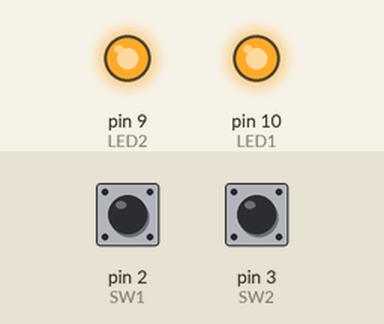
This sketch was run on a simulated Arduino Uno, built with avr-gcc and run on an emulated ATmega328P. Shown: output pins drawn as LEDs (lit = HIGH). The test bench sets the inputs (shaded band); at power-on: pin 2 (SW1) HIGH, pin 3 (SW2) HIGH.

Above: at 1.2 s.
1.3 s: pin 2 (SW1) pulled LOW for 0.15 s
At 1.9 s:
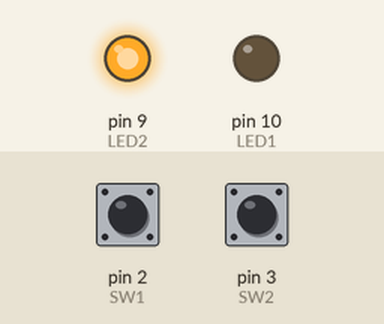
2.9 s: pin 3 (SW2) pulled LOW for 0.15 s
At 4.2 s:
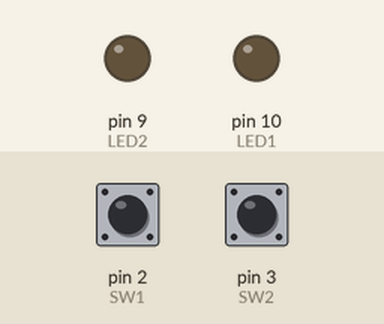
4.5 s: pin 2 (SW1) pulled LOW for 1 s
At 6.7 s:
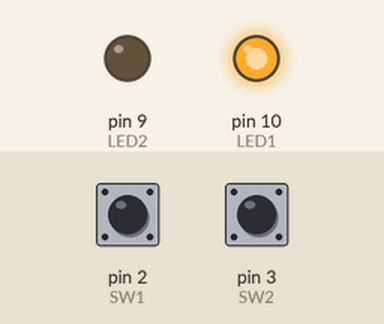
7.0 s: pin 2 (SW1) pulled LOW for 3.2 s
At 11.4 s:
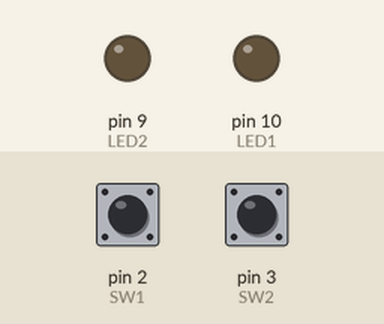
11.7 s: pin 3 (SW2) pulled LOW for 1 s
At 13.5 s:
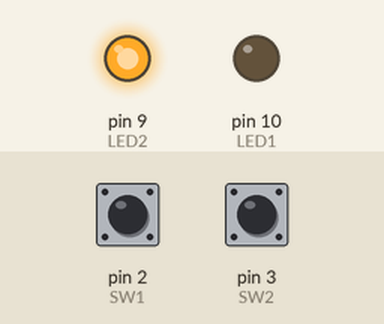
Timing chart, 0 to 15.0 s (numbered marks = the images above; inputs shaded):
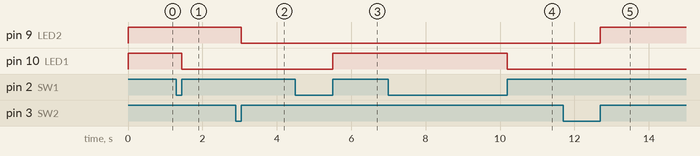

The sketch:

10_LED_SW_cntl_edge_interrupt.ino
```cpp
// 스위치를 눌러서 LED를 제어하라.
// 누르면 켜지고, 떼면 꺼지고.
const int LED1 = 10, LED2 = 9;
const int SW1 = 2, SW2 = 3;
int flag_led1 = 0, flag_led2 = 0;   // 0:OFF, 1:ON
int cnt = 0;

// 사용자 함수
void sw1_Pressed(){
  if(flag_led1 == 0){
    digitalWrite(LED1, LOW);   // LED ON
    flag_led1 = 1;
  }
  else{
    digitalWrite(LED1, HIGH);   // LED OFF
    flag_led1 = 0;
  }
}

void sw2_Pressed(){
  if(flag_led2 == 0){
    digitalWrite(LED2, LOW);   // LED ON
    flag_led2 = 1;
  }
  else{
    digitalWrite(LED2, HIGH);   // LED OFF
    flag_led2 = 0;
  }
}

void setup() {
  // put your setup code here, to run once:
  Serial.begin(115200);
  pinMode(LED1, OUTPUT);
  pinMode(LED2, OUTPUT);
  pinMode(SW1, INPUT);
  pinMode(SW2, INPUT);

  digitalWrite(LED1, HIGH);    // LED 상태 초기화
  digitalWrite(LED2, HIGH);    // LED 상태 초기화

  // 인터럽트 설정
  attachInterrupt(digitalPinToInterrupt(SW1), sw1_Pressed, RISING);
  attachInterrupt(digitalPinToInterrupt(SW2), sw2_Pressed, RISING);
}

void loop() {
  // put your main code here, to run repeatedly:

}
```

Measured:
- after the input at 1.3 s, pin 10 (LED1): HIGH → LOW after 0.15 s
- after the input at 2.9 s, pin 9 (LED2): HIGH → LOW after 0.15 s
- after the input at 4.5 s, pin 10 (LED1): LOW → HIGH after 1.0 s
- after the input at 7.0 s, pin 10 (LED1): HIGH → LOW after 3.2 s
- after the input at 11.7 s, pin 9 (LED2): LOW → HIGH after 1.0 s
